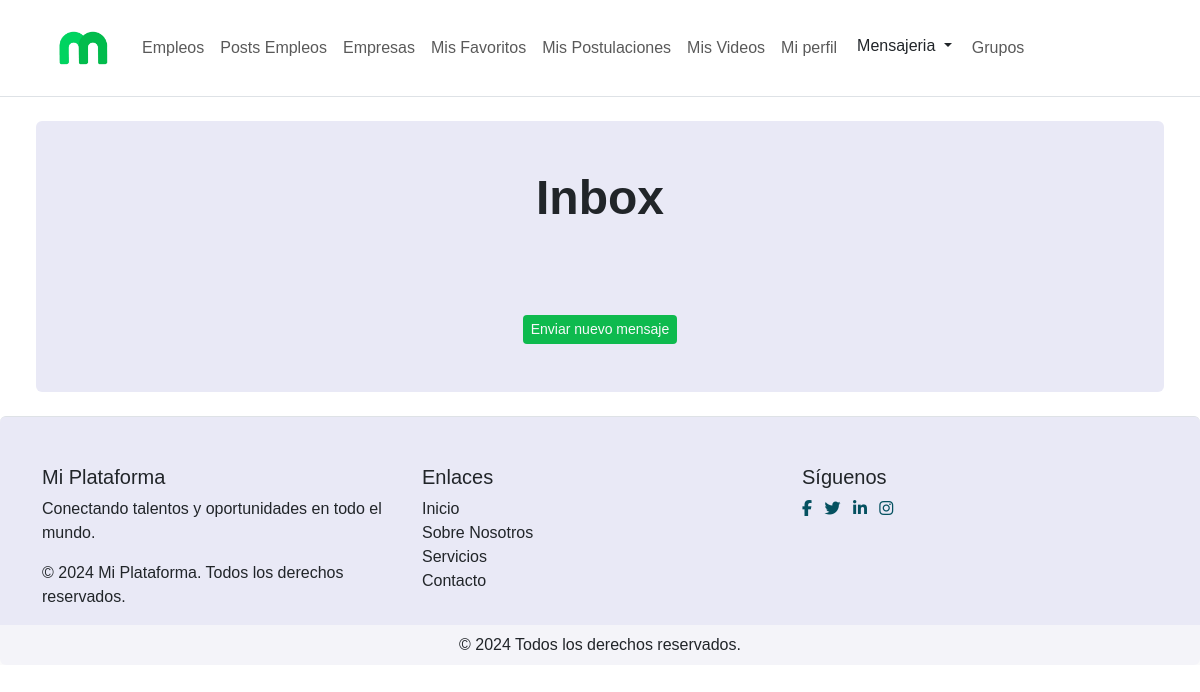
/inbox/ (signed in), run on an earlier commit of the app's database.
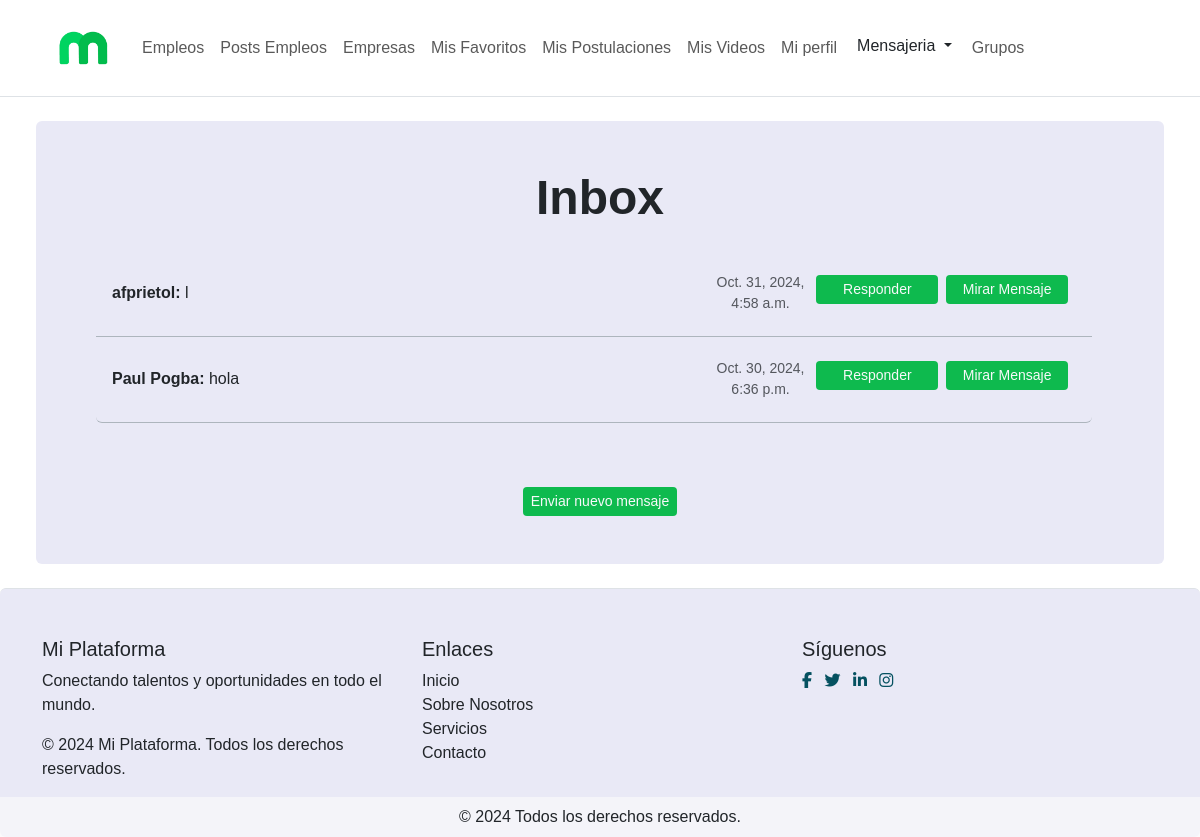
And on a later commit of the database.
### MensajeriaInterna/models.py (models this page shows, shortened)
class Message(models.Model):
    sender = models.ForeignKey(User, related_name='sent_messages', on_delete=models.CASCADE)
    receiver = models.ForeignKey(User, related_name='received_messages', on_delete=models.CASCADE)
    content = models.TextField()
    timestamp = models.DateTimeField(default=timezone.now)
    read = models.BooleanField(default=False)

### users/models.py (models this page shows, shortened)
class User(AbstractBaseUser, PermissionsMixin):
    nombre = models.CharField(max_length=255)
    email = models.EmailField(unique=True)
    documento_identidad = models.CharField(max_length=20)
    indicativo_pais = models.CharField(max_length=50, choices=IndicativoPais.choices)
    telefono = models.CharField(max_length=20)
    pais = models.CharField(max_length=50, choices=Paises.choices)
    ciudad = models.CharField(max_length=100)
    foto_perfil = models.ImageField(upload_to='profile_photos/', default='profile_photos/default_profile.jpg',
                                        null=True, blank=True)
    tipo_usuario = models.CharField(max_length=10, choices=TipoUsuario.choices)
    is_active = models.BooleanField(default=True)
    is_staff = models.BooleanField(default=False)
    is_superuser = models.BooleanField(default=False)
    objects = UserManager()
    USERNAME_FIELD = 'email'
    REQUIRED_FIELDS = ['nombre']

### MensajeriaInterna/views.py (the view)
# urls.py: path('inbox/', views.inbox, name='inbox'),
def inbox(request):
    user = request.user
    base_template = ''
    if hasattr(user, 'aspirante'):
        base_template = 'base_aspirante.html'
    if hasattr(user, 'reclutador_empresa'):
        base_template = 'base_reclutador.html'
    messages_received = Message.objects.filter(receiver=request.user).order_by('-timestamp')
    return render(request, 'inbox.html', {'messages': messages_received, 'base_template': base_template})

### MensajeriaInterna/templates/inbox.html
{% extends base_template %}
{% block content %}
    {% load static %}
<div class="container-fluid">
    <div class="row m-4">
        <div class="container-md rounded " style="background-color: #e9e9f6;">
            <div class="row m-5">
                <h1 class="mb-4 titulo_magneto_2">Inbox</h1>
                <ul class="list-group">
                    {% for message in messages %}
                        <li class="list-group-item d-flex justify-content-between align-items-center border border-end-0 border-start-0 border-top-0 border-dark-subtle ">
                            <div>
                                <strong>{{ message.sender.nombre }}:</strong> {{ message.content }}
                            </div>
                            <div class="d-flex align-items-center">
                                <small class="text-muted me-2">{{ message.timestamp }}</small>
                                {% if base_template == 'base_aspirante.html' %}
                                <a href="{% url 'send_message_to_user' message.sender.id %}" class="btn btn-outline-light btn-sm w-50 fondo_verde border-0 mb-4 mt-3 me-2">Responder</a>
                                <a href="{% url 'mirar_mensaje' message.id %}" class="btn btn-outline-light btn-sm fondo_verde w-50 border-0 mb-4 mt-3 me-2">Mirar Mensaje</a>
                                {% else %}
                                <a href="{% url 'send_message_to_user' message.sender.id %}" class="me-2 btn btn-outline-light btn-sm w-50 fondo_azul border-0 mb-4 mt-3">Responder</a>
                                <a href="{% url 'mirar_mensaje' message.id %}" class="btn btn-outline-light btn-sm w-50 fondo_azul border-0 mb-4 mt-3 me-2">Mirar Mensaje</a>
                                {% endif %}
                            </div>
                        </li>
                    {% endfor %}
                </ul>
            </div>
            {% if base_template == 'base_aspirante.html' %}
                        <a href="{% url 'send_message_no_receiver' %}" class="btn btn-outline-light btn-sm fondo_verde border-0 mx-1 mt-3 mb-5">Enviar nuevo mensaje</a>
                    {% else %}
                        <a href="{% url 'send_message_no_receiver' %}" class="btn btn-outline-light btn-sm w-50 fondo_azul border-0 mb-5 mt-3 mb-5">Enviar nuevo mensaje</a>
                    {% endif %}
        </div>
    </div>
</div>
{% endblock %}

What changed in the data, as far as the page shows it:
added Message: sender.nombre "afprietol", content "l", timestamp "Oct. 31, 2024, 4:58 a.m."
added Message: sender.nombre "Paul Pogba", content "hola", timestamp "Oct. 30, 2024, 6:36 p.m."
